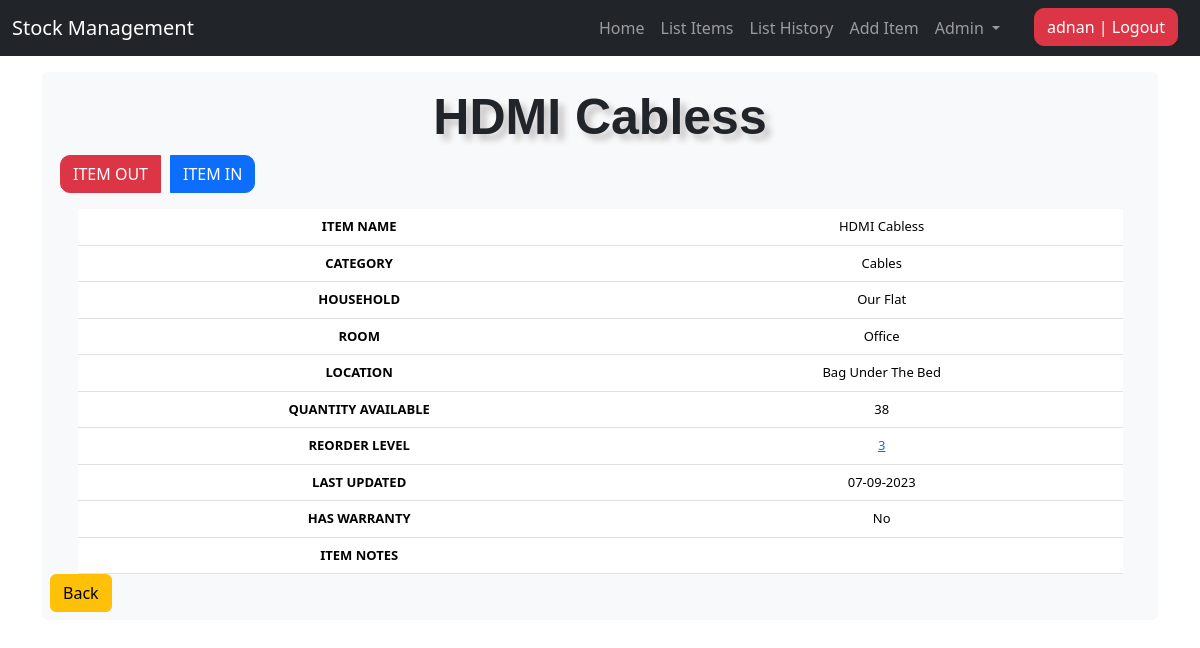
/item_detail/10/ (signed in), run on the app's committed database.
### stockmgmt/models.py (models this page shows, shortened)
class Stock(models.Model):
    household = models.ForeignKey(
        Household, on_delete=models.CASCADE, blank=True)
    room = models.ForeignKey(Room, on_delete=models.CASCADE, blank=True)
    location = models.ForeignKey(
        Location, on_delete=models.CASCADE, blank=True)
    category = models.ForeignKey(
        Category, on_delete=models.CASCADE, blank=True)
    item_name = models.CharField(max_length=50, blank=True, null=True)
    quantity = models.IntegerField(default='0', blank=True, null=True)
    receive_quantity = models.IntegerField(default='0', blank=True, null=True)
    receive_by = models.CharField(max_length=50, blank=True, null=True)
    issue_quantity = models.IntegerField(default='0', blank=True, null=True)
    issue_by = models.CharField(max_length=50, blank=True, null=True)
    issue_to = models.CharField(max_length=50, blank=True, null=True)
    item_usage = models.TextField(max_length=500, blank=True, null=True)
    phone_number = models.CharField(max_length=50, blank=True, null=True)
    created_by = models.CharField(max_length=50, blank=True, null=True)
    reorder_level = models.IntegerField(default='3', blank=True, null=True)
    timestamp = models.DateTimeField(auto_now_add=True, auto_now=False)
    last_updated = models.DateTimeField(auto_now_add=False, auto_now=True)
    has_warranty = models.BooleanField(default=False, blank=False, null=True)
    item_notes = models.TextField(max_length=500, blank=True, null=True)

class Category(models.Model):
    name = models.CharField(max_length=50, blank=False, null=True,
                            help_text="What category is the item related to? (such Cables/Computer Parts/Tools?)")
    def __str__(self):
        return self.name.title() if self.name else ""

class Household(models.Model):
    name = models.CharField(max_length=50, blank=True, null=True)
    def __str__(self):
        return self.name.title() if self.name else ""

class Room(models.Model):
    name = models.CharField(max_length=50, blank=False,
                            null=True, help_text="Which room is the item at?")
    def __str__(self):
        return self.name.title() if self.name else ""

class Location(models.Model):
    name = models.CharField(max_length=50, blank=False,
                            null=True, help_text="Where is the item located?")
    def __str__(self):
        return self.name.title() if self.name else ""

### stockmgmt/views.py (the view)
# urls.py: path('item_detail/<str:pk>/', views.item_detail, name="item_detail"),
@login_required
def item_detail(request, pk):
    try:
        queryset = Stock.objects.get(id=pk)
        context = {
            "title": queryset.item_name,  # Set the page title to the item's name
            "queryset": queryset,  # Include the Stock object in the context
        }
        return render(request, "./includes/item_detail.html", context)
    except Stock.DoesNotExist:
        return render(request, './includes/404.html')

### stockmgmt/templates/includes/item_detail.html (shortened to what this page needs)
{% extends 'base.html' %}
{% block content %}
<div class="btn-group mb-3" role="group">
    <a href="{% url 'issue_items' queryset.id %}" class="btn btn-danger custom-btn">ITEM OUT</a>
    <a href="{% url 'receive_items' queryset.id %}" class="btn btn-primary custom-btn">ITEM IN</a>
</div>
<div class="table-responsive">
    <table class="table">
        <tbody>
            <tr>
                <th>ITEM NAME</th>
                <td>{{ queryset.item_name }}</td>
            </tr>
            <tr>
                <th>CATEGORY</th>
                <td>{{ queryset.category }}</td>
            </tr>
            <tr>
                <th>HOUSEHOLD</th>
                <td>{{ queryset.household }}</td>
            </tr>
            <tr>
                <th>ROOM</th>
                <td>{{ queryset.room }}</td>
            </tr>
            <tr>
                <th>LOCATION</th>
                <td>{{ queryset.location }}</td>
            </tr>
            <tr>
                <th>QUANTITY AVAILABLE</th>
                <td>{{ queryset.quantity }}</td>
            </tr>
            <tr>
                <th>REORDER LEVEL</th>
                <td>
                    {% if request.user.is_superuser %}
                    <a href="{% url 'reorder_level' queryset.id %}">{{ queryset.reorder_level }}</a>
                    {% else %}
                    {{ queryset.reorder_level }}
                    {% endif %}
                </td>
            </tr>
            <tr>
                <th>LAST UPDATED</th>
                <td>{{ queryset.last_updated|date:"d-m-Y" }}</td>
            </tr>
            <tr>
                <th>HAS WARRANTY</th>
                <td>{% if instance.has_warranty %}Yes{% else %}No{% endif %}</td>
            </tr>
            <tr>
                <th>ITEM NOTES</th>
                <td>{{ queryset.item_notes }}</td>
            </tr>
        </tbody>
    </table>
</div>
<div class="form-group">
    <a href="javascript:window.history.back(-1);" class="btn btn-warning">Back</a>
</div>
{% endblock %}

### stockmgmt/templates/base.html (shortened to what this page needs)
{% load static %}
<!DOCTYPE html>
<html lang="en">
<head>
    {% block corecss %}
    <link href="https://cdn.jsdelivr.net/npm/bootstrap@5.3.1/dist/css/bootstrap.min.css" rel="stylesheet"
>
    <link href="https://cdnjs.cloudflare.com/ajax/libs/font-awesome/6.0.0-beta3/css/all.min.css" rel="stylesheet">
    <link rel="stylesheet" type="text/css" href="https://cdn.datatables.net/1.11.4/css/jquery.dataTables.min.css">
    <link href="{% static 'css/style.css' %}" rel="stylesheet">
    {% endblock %}
</head>
<body>
    {% include 'partials/nav.html' %}
    <main class="container">
        <br>
        <div class="bg-light p-2 rounded">
            <div class="header">{{ title }}</div>
            {% block content %}
            {% endblock %}
        </div>
    </main>
</body>
</html>

### stockmgmt/templates/partials/nav.html (shortened to what this page needs)
<nav class="navbar navbar-expand-lg navbar-dark bg-dark fixed-top" aria-label="Offcanvas navbar large">
    <div class="container-fluid">
        <a class="navbar-brand" href="#">Stock Management</a>
        <div class="offcanvas offcanvas-end text-bg-dark" tabindex="-1" id="offcanvasNavbar2"
            aria-labelledby="offcanvasNavbar2Label">
            <div class="offcanvas-body">
                <ul class="navbar-nav justify-content-end flex-grow-1 pe-3">
                    <li class="nav-item">
                        <a class="nav-link" aria-current="page" href="{% url 'home' %}">Home</a>
                    </li>
                    {% if request.user.is_authenticated %}
                    <li class="nav-item">
                        <a class="nav-link" href="{% url 'list_items' %}">List Items</a>
                    </li>
                    <li class="nav-item">
                        <a class="nav-link" href="{% url 'list_history' %}">List History</a>
                    </li>
                    <li class="nav-item">
                        <a class="nav-link" href="{% url 'add_items' %}">Add Item</a>
                    </li>
                    {% endif %}
                    {% if request.user.is_superuser %}
                    <li class="nav-item dropdown">
                        <a class="nav-link dropdown-toggle" href="#" role="button" data-bs-toggle="dropdown"
                            aria-expanded="false">
                            Admin
                        </a>
                    </li>
                    {% endif %}
                </ul>
                <ul class="navbar-nav">
                    {% if request.user.is_authenticated %}
                    <li>
                        <form action="/accounts/logout" method="post">
                            <button class="custom-btn btn btn-danger" type="submit">{{ request.user }} | Logout</button>
                        </form>
                    </li>
                    {% else %}
                    <li><a class="nav-link" href="/accounts/login">Login</a></li>
                    {% endif %}
                </ul>
            </div>
        </div>
    </div>
</nav>

### stockmgmt/static/css/style.css (style rules this page uses)
body { background-image: url("../img/bg.jpg"); background-repeat: no-repeat; background-size: cover; background-attachment: fixed; height: 100vh; }
.table { font-size: 13px; text-align: center; width: 95%; margin: auto; text-align: center; }
.table tr:nth-child(odd) { background: #cacaca }
.table tr:nth-child(even) { background: #e9e9e9 }
th { color: #000000; }
.container { padding-top: 3rem; }
.header { font-family: helvetica; font-size: 50px; text-align: center; width: 100%; text-shadow: 6px 6px 6px #c9c6c6; display: block; font-weight: bolder; }
.custom-btn { margin: 0 10px; border-radius: 10px; }
.ui-datepicker tbody, td, tfoot, th, thead, tr { padding: 5px; }

### data on the page
Stock: item_name "HDMI Cabless", category "Cables", household "Our Flat", room "Office", location "Bag Under The Bed", quantity "38", reorder_level "3", last_updated "07-09-2023"

### other printed values
{{ request.user }} "adnan"
